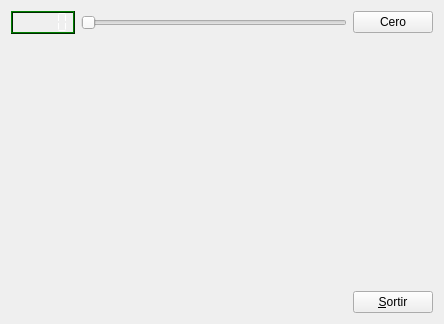
<?xml version="1.0" encoding="UTF-8"?>
<ui version="4.0">
 <class>myForm</class>
 <widget class="QWidget" name="myForm">
  <property name="geometry">
   <rect>
    <x>0</x>
    <y>0</y>
    <width>444</width>
    <height>324</height>
   </rect>
  </property>
  <property name="windowTitle">
   <string>Form</string>
  </property>
  <layout class="QGridLayout" name="gridLayout">
   <item row="2" column="2">
    <widget class="QPushButton" name="cero">
     <property name="text">
      <string>Cero</string>
     </property>
    </widget>
   </item>
   <item row="2" column="0">
    <widget class="MYLCD" name="lcdNumber">
     <property name="palette">
      <palette>
       <active>
        <colorrole role="WindowText">
         <brush brushstyle="SolidPattern">
          <color alpha="255">
           <red>255</red>
           <green>255</green>
           <blue>255</blue>
          </color>
         </brush>
        </colorrole>
        <colorrole role="Button">
         <brush brushstyle="SolidPattern">
          <color alpha="255">
           <red>0</red>
           <green>85</green>
           <blue>0</blue>
          </color>
         </brush>
        </colorrole>
        <colorrole role="Light">
         <brush brushstyle="SolidPattern">
          <color alpha="255">
           <red>0</red>
           <green>127</green>
           <blue>0</blue>
          </color>
         </brush>
        </colorrole>
        <colorrole role="Midlight">
         <brush brushstyle="SolidPattern">
          <color alpha="255">
           <red>0</red>
           <green>106</green>
           <blue>0</blue>
          </color>
         </brush>
        </colorrole>
        <colorrole role="Dark">
         <brush brushstyle="SolidPattern">
          <color alpha="255">
           <red>0</red>
           <green>42</green>
           <blue>0</blue>
          </color>
         </brush>
        </colorrole>
        <colorrole role="Mid">
         <brush brushstyle="SolidPattern">
          <color alpha="255">
           <red>0</red>
           <green>56</green>
           <blue>0</blue>
          </color>
         </brush>
        </colorrole>
        <colorrole role="Text">
         <brush brushstyle="SolidPattern">
          <color alpha="255">
           <red>255</red>
           <green>255</green>
           <blue>255</blue>
          </color>
         </brush>
        </colorrole>
        <colorrole role="BrightText">
         <brush brushstyle="SolidPattern">
          <color alpha="255">
           <red>255</red>
           <green>255</green>
           <blue>255</blue>
          </color>
         </brush>
        </colorrole>
        <colorrole role="ButtonText">
         <brush brushstyle="SolidPattern">
          <color alpha="255">
           <red>255</red>
           <green>255</green>
           <blue>255</blue>
          </color>
         </brush>
        </colorrole>
        <colorrole role="Base">
         <brush brushstyle="SolidPattern">
          <color alpha="255">
           <red>0</red>
           <green>0</green>
           <blue>0</blue>
          </color>
         </brush>
        </colorrole>
        <colorrole role="Window">
         <brush brushstyle="SolidPattern">
          <color alpha="255">
           <red>0</red>
           <green>85</green>
           <blue>0</blue>
          </color>
         </brush>
        </colorrole>
        <colorrole role="Shadow">
         <brush brushstyle="SolidPattern">
          <color alpha="255">
           <red>0</red>
           <green>0</green>
           <blue>0</blue>
          </color>
         </brush>
        </colorrole>
        <colorrole role="AlternateBase">
         <brush brushstyle="SolidPattern">
          <color alpha="255">
           <red>0</red>
           <green>42</green>
           <blue>0</blue>
          </color>
         </brush>
        </colorrole>
        <colorrole role="ToolTipBase">
         <brush brushstyle="SolidPattern">
          <color alpha="255">
           <red>255</red>
           <green>255</green>
           <blue>220</blue>
          </color>
         </brush>
        </colorrole>
        <colorrole role="ToolTipText">
         <brush brushstyle="SolidPattern">
          <color alpha="255">
           <red>0</red>
           <green>0</green>
           <blue>0</blue>
          </color>
         </brush>
        </colorrole>
       </active>
       <inactive>
        <colorrole role="WindowText">
         <brush brushstyle="SolidPattern">
          <color alpha="255">
           <red>255</red>
           <green>255</green>
           <blue>255</blue>
          </color>
         </brush>
        </colorrole>
        <colorrole role="Button">
         <brush brushstyle="SolidPattern">
          <color alpha="255">
           <red>0</red>
           <green>85</green>
           <blue>0</blue>
          </color>
         </brush>
        </colorrole>
        <colorrole role="Light">
         <brush brushstyle="SolidPattern">
          <color alpha="255">
           <red>0</red>
           <green>127</green>
           <blue>0</blue>
          </color>
         </brush>
        </colorrole>
        <colorrole role="Midlight">
         <brush brushstyle="SolidPattern">
          <color alpha="255">
           <red>0</red>
           <green>106</green>
           <blue>0</blue>
          </color>
         </brush>
        </colorrole>
        <colorrole role="Dark">
         <brush brushstyle="SolidPattern">
          <color alpha="255">
           <red>0</red>
           <green>42</green>
           <blue>0</blue>
          </color>
         </brush>
        </colorrole>
        <colorrole role="Mid">
         <brush brushstyle="SolidPattern">
          <color alpha="255">
           <red>0</red>
           <green>56</green>
           <blue>0</blue>
          </color>
         </brush>
        </colorrole>
        <colorrole role="Text">
         <brush brushstyle="SolidPattern">
          <color alpha="255">
           <red>255</red>
           <green>255</green>
           <blue>255</blue>
          </color>
         </brush>
        </colorrole>
        <colorrole role="BrightText">
         <brush brushstyle="SolidPattern">
          <color alpha="255">
           <red>255</red>
           <green>255</green>
           <blue>255</blue>
          </color>
         </brush>
        </colorrole>
        <colorrole role="ButtonText">
         <brush brushstyle="SolidPattern">
          <color alpha="255">
           <red>255</red>
           <green>255</green>
           <blue>255</blue>
          </color>
         </brush>
        </colorrole>
        <colorrole role="Base">
         <brush brushstyle="SolidPattern">
          <color alpha="255">
           <red>0</red>
           <green>0</green>
           <blue>0</blue>
          </color>
         </brush>
        </colorrole>
        <colorrole role="Window">
         <brush brushstyle="SolidPattern">
          <color alpha="255">
           <red>0</red>
           <green>85</green>
           <blue>0</blue>
          </color>
         </brush>
        </colorrole>
        <colorrole role="Shadow">
         <brush brushstyle="SolidPattern">
          <color alpha="255">
           <red>0</red>
           <green>0</green>
           <blue>0</blue>
          </color>
         </brush>
        </colorrole>
        <colorrole role="AlternateBase">
         <brush brushstyle="SolidPattern">
          <color alpha="255">
           <red>0</red>
           <green>42</green>
           <blue>0</blue>
          </color>
         </brush>
        </colorrole>
        <colorrole role="ToolTipBase">
         <brush brushstyle="SolidPattern">
          <color alpha="255">
           <red>255</red>
           <green>255</green>
           <blue>220</blue>
          </color>
         </brush>
        </colorrole>
        <colorrole role="ToolTipText">
         <brush brushstyle="SolidPattern">
          <color alpha="255">
           <red>0</red>
           <green>0</green>
           <blue>0</blue>
          </color>
         </brush>
        </colorrole>
       </inactive>
       <disabled>
        <colorrole role="WindowText">
         <brush brushstyle="SolidPattern">
          <color alpha="255">
           <red>0</red>
           <green>42</green>
           <blue>0</blue>
          </color>
         </brush>
        </colorrole>
        <colorrole role="Button">
         <brush brushstyle="SolidPattern">
          <color alpha="255">
           <red>0</red>
           <green>85</green>
           <blue>0</blue>
          </color>
         </brush>
        </colorrole>
        <colorrole role="Light">
         <brush brushstyle="SolidPattern">
          <color alpha="255">
           <red>0</red>
           <green>127</green>
           <blue>0</blue>
          </color>
         </brush>
        </colorrole>
        <colorrole role="Midlight">
         <brush brushstyle="SolidPattern">
          <color alpha="255">
           <red>0</red>
           <green>106</green>
           <blue>0</blue>
          </color>
         </brush>
        </colorrole>
        <colorrole role="Dark">
         <brush brushstyle="SolidPattern">
          <color alpha="255">
           <red>0</red>
           <green>42</green>
           <blue>0</blue>
          </color>
         </brush>
        </colorrole>
        <colorrole role="Mid">
         <brush brushstyle="SolidPattern">
          <color alpha="255">
           <red>0</red>
           <green>56</green>
           <blue>0</blue>
          </color>
         </brush>
        </colorrole>
        <colorrole role="Text">
         <brush brushstyle="SolidPattern">
          <color alpha="255">
           <red>0</red>
           <green>42</green>
           <blue>0</blue>
          </color>
         </brush>
        </colorrole>
        <colorrole role="BrightText">
         <brush brushstyle="SolidPattern">
          <color alpha="255">
           <red>255</red>
           <green>255</green>
           <blue>255</blue>
          </color>
         </brush>
        </colorrole>
        <colorrole role="ButtonText">
         <brush brushstyle="SolidPattern">
          <color alpha="255">
           <red>0</red>
           <green>42</green>
           <blue>0</blue>
          </color>
         </brush>
        </colorrole>
        <colorrole role="Base">
         <brush brushstyle="SolidPattern">
          <color alpha="255">
           <red>0</red>
           <green>85</green>
           <blue>0</blue>
          </color>
         </brush>
        </colorrole>
        <colorrole role="Window">
         <brush brushstyle="SolidPattern">
          <color alpha="255">
           <red>0</red>
           <green>85</green>
           <blue>0</blue>
          </color>
         </brush>
        </colorrole>
        <colorrole role="Shadow">
         <brush brushstyle="SolidPattern">
          <color alpha="255">
           <red>0</red>
           <green>0</green>
           <blue>0</blue>
          </color>
         </brush>
        </colorrole>
        <colorrole role="AlternateBase">
         <brush brushstyle="SolidPattern">
          <color alpha="255">
           <red>0</red>
           <green>85</green>
           <blue>0</blue>
          </color>
         </brush>
        </colorrole>
        <colorrole role="ToolTipBase">
         <brush brushstyle="SolidPattern">
          <color alpha="255">
           <red>255</red>
           <green>255</green>
           <blue>220</blue>
          </color>
         </brush>
        </colorrole>
        <colorrole role="ToolTipText">
         <brush brushstyle="SolidPattern">
          <color alpha="255">
           <red>0</red>
           <green>0</green>
           <blue>0</blue>
          </color>
         </brush>
        </colorrole>
       </disabled>
      </palette>
     </property>
     <property name="autoFillBackground">
      <bool>false</bool>
     </property>
     <property name="segmentStyle">
      <enum>QLCDNumber::Flat</enum>
     </property>
    </widget>
   </item>
   <item row="3" column="0" colspan="3">
    <layout class="QVBoxLayout" name="verticalLayout">
     <item>
      <spacer name="verticalSpacer">
       <property name="orientation">
        <enum>Qt::Vertical</enum>
       </property>
       <property name="sizeHint" stdset="0">
        <size>
         <width>20</width>
         <height>40</height>
        </size>
       </property>
      </spacer>
     </item>
     <item>
      <layout class="QHBoxLayout" name="horizontalLayout">
       <item>
        <spacer name="horizontalSpacer">
         <property name="orientation">
          <enum>Qt::Horizontal</enum>
         </property>
         <property name="sizeHint" stdset="0">
          <size>
           <width>40</width>
           <height>20</height>
          </size>
         </property>
        </spacer>
       </item>
       <item>
        <widget class="QPushButton" name="sortir">
         <property name="text">
          <string>&amp;Sortir</string>
         </property>
         <property name="shortcut">
          <string>Ctrl+S</string>
         </property>
        </widget>
       </item>
      </layout>
     </item>
    </layout>
   </item>
   <item row="2" column="1">
    <widget class="QSlider" name="horizontalSlider">
     <property name="minimumSize">
      <size>
       <width>200</width>
       <height>0</height>
      </size>
     </property>
     <property name="minimum">
      <number>0</number>
     </property>
     <property name="maximum">
      <number>105</number>
     </property>
     <property name="orientation">
      <enum>Qt::Horizontal</enum>
     </property>
    </widget>
   </item>
  </layout>
 </widget>
 <customwidgets>
  <customwidget>
   <class>MYLCD</class>
   <extends>QLCDNumber</extends>
   <header>MYLCD.h</header>
   <slots>
    <slot>posarCero()</slot>
    <slot>posarNumero(int)</slot>
   </slots>
  </customwidget>
 </customwidgets>
 <resources/>
 <connections>
  <connection>
   <sender>sortir</sender>
   <signal>clicked()</signal>
   <receiver>myForm</receiver>
   <slot>close()</slot>
   <hints>
    <hint type="sourcelabel">
     <x>397</x>
     <y>294</y>
    </hint>
    <hint type="destinationlabel">
     <x>332</x>
     <y>336</y>
    </hint>
   </hints>
  </connection>
  <connection>
   <sender>cero</sender>
   <signal>clicked()</signal>
   <receiver>lcdNumber</receiver>
   <slot>posarCero()</slot>
   <hints>
    <hint type="sourcelabel">
     <x>379</x>
     <y>17</y>
    </hint>
    <hint type="destinationlabel">
     <x>52</x>
     <y>16</y>
    </hint>
   </hints>
  </connection>
  <connection>
   <sender>horizontalSlider</sender>
   <signal>sliderMoved(int)</signal>
   <receiver>lcdNumber</receiver>
   <slot>posarNumero(int)</slot>
   <hints>
    <hint type="sourcelabel">
     <x>109</x>
     <y>31</y>
    </hint>
    <hint type="destinationlabel">
     <x>39</x>
     <y>24</y>
    </hint>
   </hints>
  </connection>
 </connections>
</ui>
